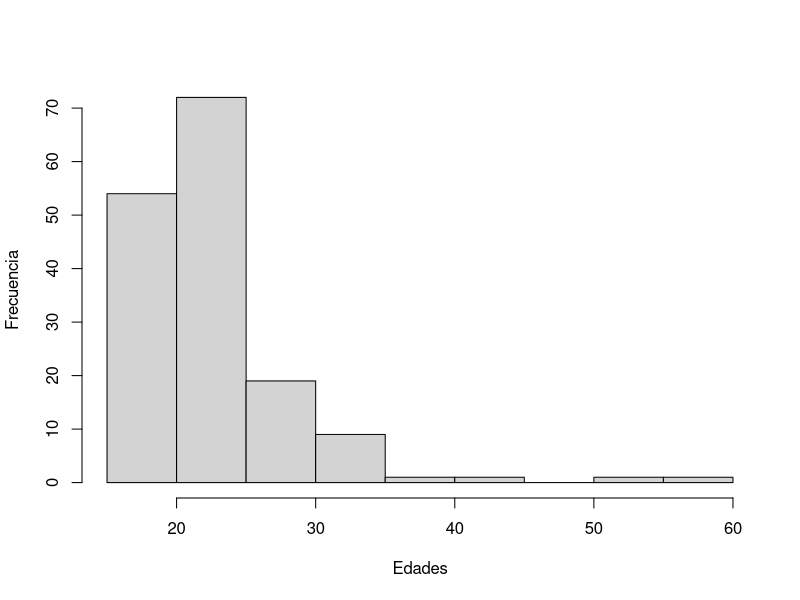
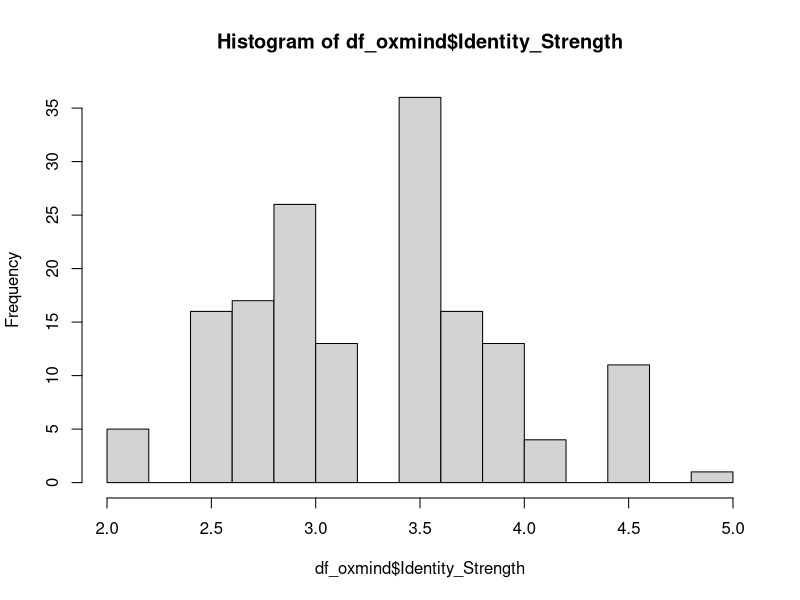
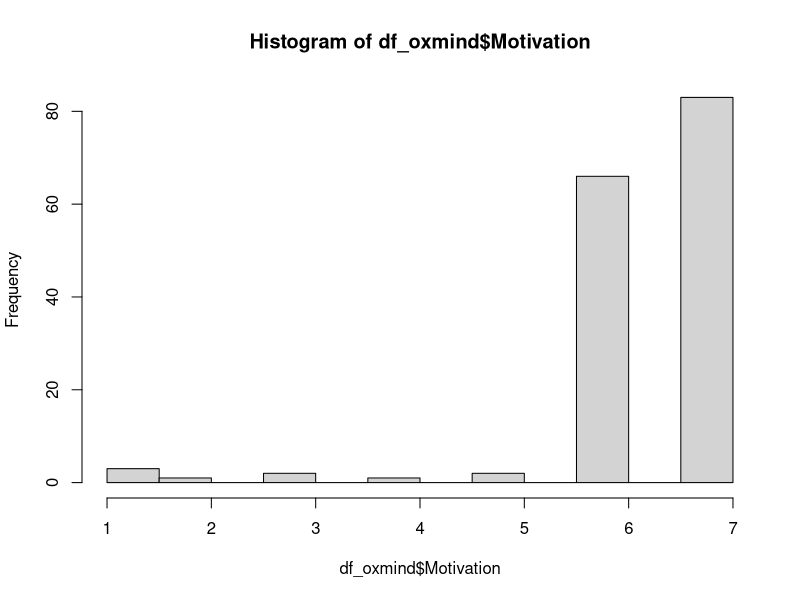
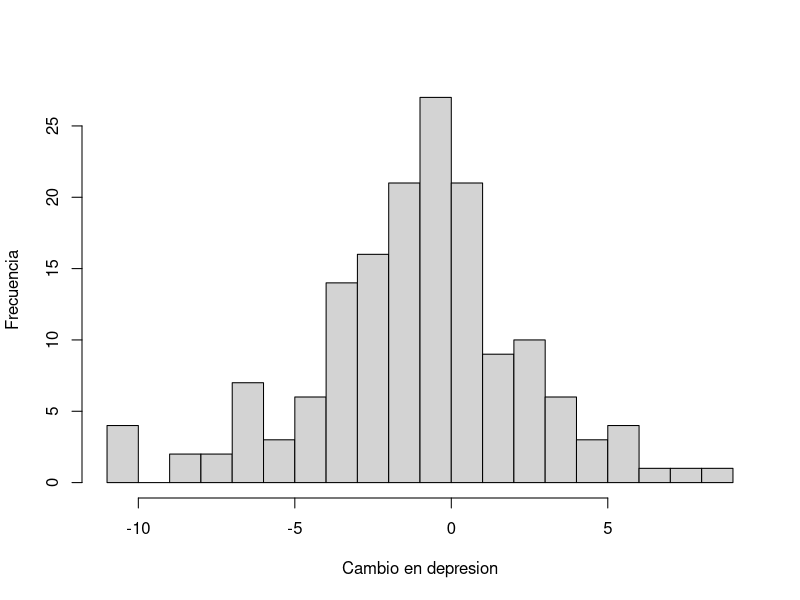

The R source for these figures, in order:
#Consigna 1: df_antropometria.
df_antropo = read.table('antropometria.csv', sep=',', header=T)#Leo table con separador "," y con nombres de columna (headers).
print(str(df_antropo))#La estructura me muestra columnas numeric (height, weight, age) y character (sex).

#Chequeos NA.
ubicaciones_na = which(is.na(df_antropo), arr.ind=T)#Cuando uso "arr.ind", which() me devuelve dos columnas: en la primera, la fila donde se hallo el NA; en la segunda, la columna donde se hallo el NA.
print(df_antropo[ubicaciones_na[,1],])#Busco las filas donde encontre NAs, y muestro esas entradas en el dataframe.
table(ubicaciones_na[,2])#Si me fijo las columnas donde existieron NAs, veo que solo fueron la primera y segunda. O sea, height y weight.

df_antropo = df_antropo[-ubicaciones_na[,1],]#Elimino todas las filas con NA.
write.table(df_antropo, file='antropometria_filtrado.csv', sep=',', col.names=T, quote=F)#Exporto.

#Consigna 2: Mindfulness.
#a) Importacion.
#library(openxlsx)#Si usan excel usen esto.
#df_oxmind = read.xlsx('oxford_mindfulness.xlsx')
df_oxmind = read.table('oxford_mindfulness.csv', sep=',', header=T)

#b) Limpieza y reconocimiento.
#Chequeo NAs.
ubicaciones_na = which(is.na(df_oxmind), arr.ind=T)#Existen NAs en columnas 20 a 24.
df_oxmind = df_oxmind[-ubicaciones_na[,1],]#Elimino

#Chequeo duplicadas.
print(which(duplicated(df_oxmind)))#No encuentro filas duplicadas.

#Chequeo anomalias.
head(df_oxmind[,1:7])#La columna 1-7 muestra datos base del sujeto. La edad es un numeric, asi como el numero de referencia, y el resto character.
hist(df_oxmind$Age, xlab='Edades', ylab='Frecuencia', main=NA)#Histograma de edad. No veo nada raro.
print(min(df_oxmind$Age))#La edad mas chica es 18, tiene sentido.
print(table(df_oxmind$Gender))#Las respuestas a genero son validas.
print(table(df_oxmind$Citizen))#Idem ciudadania.
print(table(df_oxmind$Ethnicity))#Idem etnicidad.
print(table(df_oxmind$English))#Idem idioma.
print(table(df_oxmind$Degree))#Idem nivel educativo.
#En resumen tenemos un dataset con mas genero femenino que masculino, y poca representatividad de demas generos. Las ciudadanias estan balanceadas, pero la etnicidad es predominantemente blanca. La mayoria habla ingles. La mayoria es de carrera de grado.

#Otras var categoricas.
print(table(df_oxmind$Brexit_Identity))#Les preguntaron tambien por brexit, solo se ven las dos respuestas no anomalas, sesgado hacia "remain".
print(table(df_oxmind$Meditation))#Respuestas "si" o "no" a si practican meditacion. Ambas categorias representadas, la mayoria en "si".
print(table(df_oxmind$Mindfulness))#Idem respuestas validas en mindfulness, pero casi nadie lo practica.
print(table(df_oxmind$Treatment))#Se les hizo el tratamiento o no? Variable binaria.

#Var numericas.
head(df_oxmind[,8:12])#Las cinco variables del test "big five", representan la personalidad de la persona.
print(summary(df_oxmind[,8:12]))#Muestran rangos parecidos, incluidos sus max/min. Nada anomalo.

hist(df_oxmind$Identity_Strength, breaks=20)#Identity strength tambien tiene un rango razonable.
hist(df_oxmind$Motivation)#Motivacion alta, al parecer. Dichosos.

summary(df_oxmind[,19:24])#Variables de depresion o ansiedad. Tambien rangos razonables. Sin anomalias detectadas.

#c) Cambios en depresion/ansiedad.
df_oxmind$Depression_T1T3 = df_oxmind$Depression_T3 - df_oxmind$Depression_T1#Una resta simple.
hist(df_oxmind$Depression_T1T3, xlab='Cambio en depresion', ylab='Frecuencia', main=NA, breaks=20)#Chusmeo la distribucion.

#d) Exportacion.
#write.xlsx(df_oxmind, file='oxford_mindfulness_procesado.xlsx')#Si usan excel usen esto.
write.table(df_oxmind, file='oxford_mindfulness_procesado.csv', sep=',', col.names=T, quote=F)


#Clase Bonus: Estructuras de control
#Imprimir en pantalla los números del 1 al 100 utilizando un for.
for(i in 1:100){ 
  print(i)  
}

#Imprimir en pantalla los números del 1 al 100 sin utilizar un for. Ayuda: : o ?seq
numeros <- seq(from = 1, to = 100, by = 1)
print(numeros)
#Otra forma
numeros <- 1:100
numeros

#Elegir un número al azar entre 0 y 1 con la función runif(). Utilizando if else imprimir “mayor que 0.5” o “menor que 0.5” dependiendo el caso.
?runif #runif genera n numeros al azar entre 0 y 1
numero_al_azar <- runif(n = 1)
if(numero_al_azar > 0.5){
  print("Mayor a 0.5")
}else{
  print("Menor o igual a 0.5")
}

#Si quisieramos probar tres condiciones, por ejemplo, menor, mayor o igual
if(numero_al_azar > 0.5){
  print("Mayor a 0.5")
}else if(numero_al_azar < 0.5){
  print("Menor a 0.5")
}else{
  print("Igual a 0.5")
}

#Para valientes: Generar una matriz de 5x10. Colocar dentro de cada posición la suma de la fila y de la columna de esa posición. Utilizá un for dentro de otro for.
#Definimos una matriz de ceros
m <- matrix(0, ncol = 10, nrow = 5)
for(fila in 1:5){ #Nos movemos primero en la fila y dentro de cada fila, una por una cada columna
  for(columna in 1:10){
    m[fila, columna] <- fila + columna #Subseteamos la matriz en la fila y columna dada y le asignamos la suma
  }
}
print(m) #Veamos si funcionò
